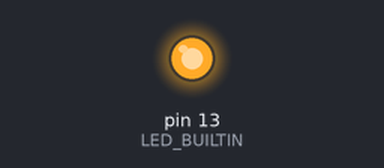
A sketch run on a simulated Arduino Uno, built with avr-gcc and run on an emulated ATmega328P. On the bench: output pins drawn as LEDs (lit = HIGH).

Above: at 0.1 s.
At 44.1 s:
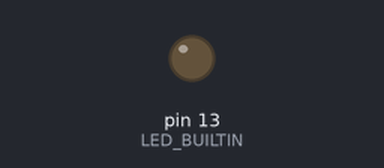
Timing chart, 0 to 45.6 s (numbered marks = the images above):
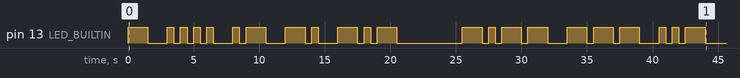

The sketch:

Morse.ino
```cpp
#define DELAY 500 // default delay (in ms)

// morse code reference table
char morse_code[][5] = {
  ".-",   //A
  "-...", //B
  "-.-.", //C
  "-..",  //D
  ".",    //E
  "..-.", //F
  "--.",  //G
  "....", //H
  "..",   //I
  ".---", //J
  "-.-",  //K
  ".-..", //L
  "--",   //M
  "-.",   //N
  "---",  //O
  ".--.", //P
  "--.-", //Q
  ".-.",  //R
  "...",  //S
  "-",    //T
  "..-",  //U
  "...-", //V
  ".--",  //W
  "-..-", //X
  "-.--", //Y
  "--..", //Z
};

// enter the message here (in CAPS)
char message[] = "THANK YOU";

// to get length of a string
short get_str_len(char str[]) {
  short str_len = 0;
  while(str[str_len] != '\0')
    str_len++;
  return(str_len);
}

void setup() {

  short letter_code_len = 0, message_len = 0;;

  // put your setup code here, to run once:
  pinMode(LED_BUILTIN, OUTPUT);

  // set the message length
  message_len = get_str_len(message);

  for(short letter = 0; letter < message_len; letter++) {

    if(message[letter] < 'A' || message[letter] > 'Z') {
      if(message[letter] == ' ') {
        delay(DELAY*7); // delay between words is 7 units
        continue;
      } else {
        // it's either not an alphabet/space or isn't in CAPS
        // fix your message
        return -1;
      }
    }

    // get letter's morse code's length
    letter_code_len = get_str_len(morse_code[((message[letter]) - 'A')]);

    // loop to indicate the code
    for(short len = 0; len < letter_code_len; len++) {

      // light up the LED
      digitalWrite(LED_BUILTIN, HIGH);

      if(morse_code[((message[letter]) - 'A')][len] == '.')
        delay(DELAY); // '.' must be equal to 1 unit
      else if(morse_code[((message[letter]) - 'A')][len] == '-')
        delay(DELAY*3); // '-' must be equal to 3 units

      // turn of the LED
      digitalWrite(LED_BUILTIN, LOW);

      // keep the LED turned off for DELAY ms
      delay(DELAY); // delay between letter's codes must be 1 unit
    }
    delay(DELAY*2); // delay between letters must be equal to 3 units
  }
}

void loop() {
  // didn't put anything here because I didn't want to repeat things
}
```
